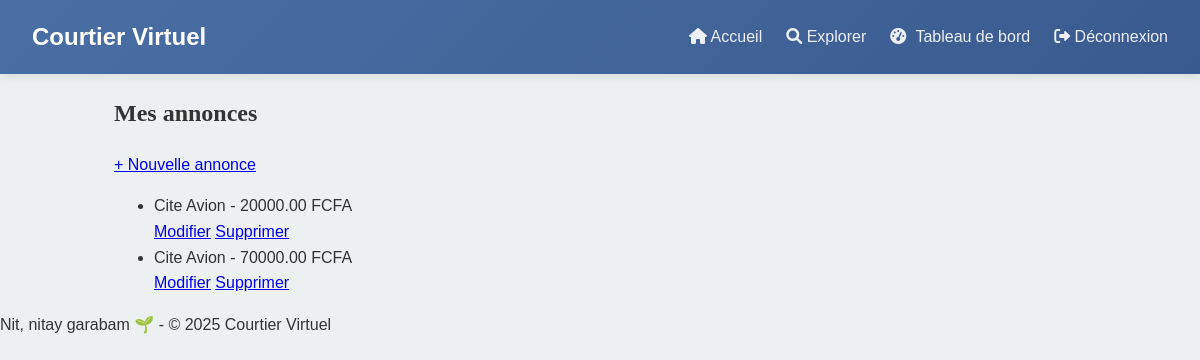
Screenshot of /mes-annonces/ (signed in) with the database file from the repository.
### core/models.py (models this page shows, shortened)
class Annonce(models.Model):
    proprietaire = models.ForeignKey(User, on_delete=models.CASCADE)
    titre = models.CharField(max_length=200)
    description = models.TextField()
    prix = models.DecimalField(max_digits=10, decimal_places=2)
    localisation = models.CharField(max_length=100)
    image = CloudinaryField('image', blank=True, null=True)
    date_postee = models.DateTimeField(auto_now_add=True) # to be changed to auto_now_add=True after migration

### core/views.py (the view)
# urls.py: path('mes-annonces/', MesAnnoncesView.as_view(), name='mes_annonces'),
class MesAnnoncesView(LoginRequiredMixin, ListView):
    model = Annonce
    template_name = 'core/mes_annonces.html'
    context_object_name = 'annonces'
    def get_queryset(self):
        return Annonce.objects.filter(proprietaire=self.request.user)

### core/templates/core/mes_annonces.html
{% extends 'core/base.html' %}
{% block content %}
  <div class="container mt-5">
    <h2>Mes annonces</h2>
    <a href="{% url 'create_annonce' %}" class="btn btn-success mb-3">+ Nouvelle annonce</a>
    {% if annonces %}
      <ul class="list-group">
        {% for annonce in annonces %}
          <li class="list-group-item d-flex justify-content-between align-items-center">
            {{ annonce.titre }} - {{ annonce.prix }} FCFA
            <div>
              <a href="{% url 'update_annonce' annonce.id %}" class="btn btn-sm btn-warning">Modifier</a>
              <a href="{% url 'delete_annonce' annonce.id %}" class="btn btn-sm btn-danger">Supprimer</a>
            </div>
          </li>
        {% endfor %}
      </ul>
    {% else %}
      <p>Vous n'avez publié aucune annonce.</p>
    {% endif %}
  </div>
{% endblock %}

### core/static/core/css/style.css (style rules this page uses)
:root { --primary: #2c3e50; --secondary: #34495e; --accent: #3498db; --light: #ecf0f1; --white: #ffffff; --text: #333333; --shadow: 0 4px 6px rgba(0, 0, 0, 0.1); --transition: all 0.3s ease; }
body { font-family: 'Montserrat', sans-serif; color: var(--text); line-height: 1.6; margin: 0; padding: 0; background-color: var(--light); }
.container { width: 90%; max-width: 1200px; margin: 0 auto; padding: 0 20px; }
h1, h2, h3 { font-family: 'Playfair Display', serif; font-weight: 600; }

### rows the page displays
Annonce: titre "Cite Avion", prix "20000.00"
Annonce: titre "Cite Avion", prix "70000.00"
